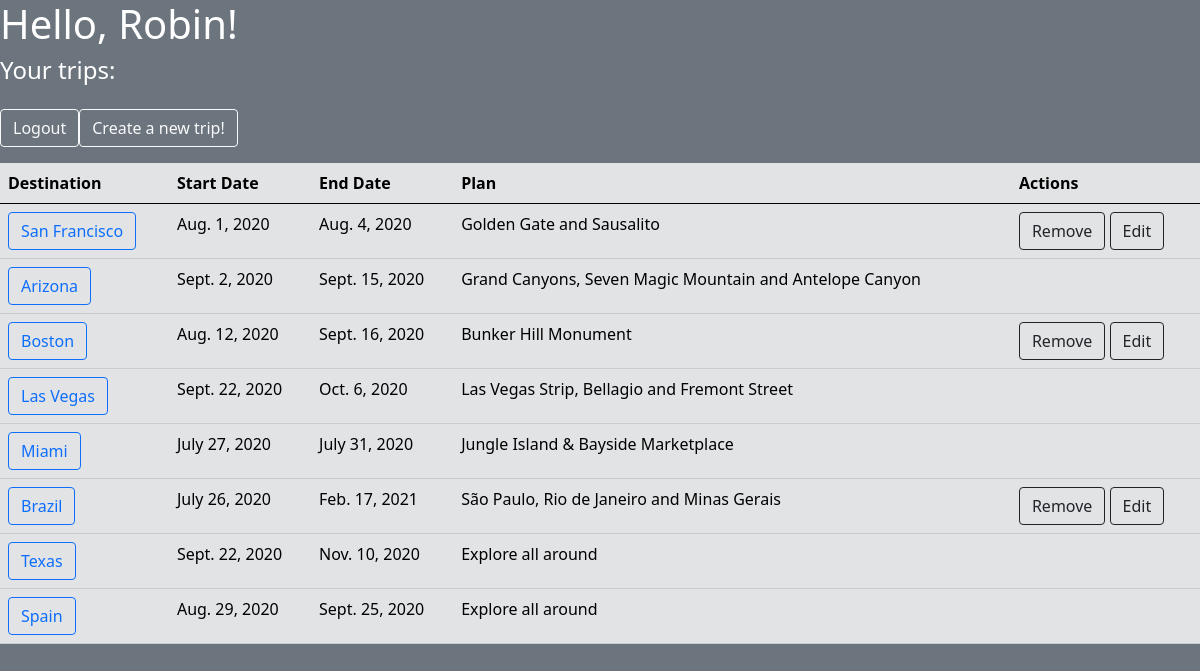
Page /trip/ (signed in) on the committed database.
### trip/models.py (models this page shows)
class Trip(models.Model):
    destination = models.CharField(max_length=255)
    start_date = models.DateField()
    end_date = models.DateField()
    plan = models.CharField(max_length=255, default=None)
    planner = models.ForeignKey(User, related_name='planned_trips', on_delete=models.CASCADE)
    travelers = models.ManyToManyField(User, related_name="travelers")

### trip/views.py (the view)
# urls.py: path('', views.dashboard),
def dashboard(request):
    context = {
        "trips" : Trip.objects.all(),
        "user" : User.objects.get(id=request.session['user_id'])
    }
    return render(request, 'trip/dashboard.html', context)

### trip/templates/trip/dashboard.html (shortened to what this page needs)
<!DOCTYPE html>
<html lang="en">
<head>
 <link rel="stylesheet" href="https://stackpath.bootstrapcdn.com/bootstrap/5.0.0-alpha1/css/bootstrap.min.css">
</head>
<body class="bg-secondary text-white">
  <h1>Hello, {{ user.first_name }}!</h1>
   <div class="table-wrapper-scroll-y my-custom-scrollbar">
   <h4> Your trips: </h4>
            <table class="table table-secondary mt-3 ">
                <thead>
                    <tr>
                        <th scope="col">Destination</th>
                        <th scope="col">Start Date</th>
                        <th scope="col">End Date</th>
                        <th scope="col">Plan</th>
                        <th scoope="col">Actions</th>
                    </tr>
                </thead>
                <tbody>
                    {% for trip in trips %}
                    <tr>
                        <td><a href="/trip/{{ trip.id }}/check" class="btn btn-outline-primary">{{trip.destination}}</a></td>
                        <td>{{trip.start_date}}</td>
                        <td>{{trip.end_date}}</td>
                        <td>{{trip.plan}}</td>
                        <td>
                        {% if trip.planner.id == user.id %}
                           <a href="/trip/{{ trip.id }}/delete" class="btn btn-outline-dark">Remove</a>
                           <a href="/trip/{{ trip.id }}/edit" class="btn btn-outline-dark">Edit</a>
                        {% endif %}
                    </tr>
                    {% endfor %}
        </tbody>
  <a href="/logout" class="btn btn-outline-light mt-3">Logout</a> <a href="/trip/new" class="btn btn-outline-light mt-3">Create a new trip!</a>
</body>
</html>

### rows in the picture
Trip: destination "San Francisco", start_date "Aug. 1, 2020", end_date "Aug. 4, 2020", plan "Golden Gate and Sausalito"
Trip: destination "Arizona", start_date "Sept. 2, 2020", end_date "Sept. 15, 2020", plan "Grand Canyons, Seven Magic Mountain and Antelope Canyon"
Trip: destination "Boston", start_date "Aug. 12, 2020", end_date "Sept. 16, 2020", plan "Bunker Hill Monument"
Trip: destination "Las Vegas", start_date "Sept. 22, 2020", end_date "Oct. 6, 2020", plan "Las Vegas Strip, Bellagio and Fremont Street"
Trip: destination "Miami", start_date "July 27, 2020", end_date "July 31, 2020", plan "Jungle Island & Bayside Marketplace"
Trip: destination "Brazil", start_date "July 26, 2020", end_date "Feb. 17, 2021", plan "São Paulo, Rio de Janeiro and Minas Gerais"
Trip: destination "Texas", start_date "Sept. 22, 2020", end_date "Nov. 10, 2020", plan "Explore all around"
Trip: destination "Spain", start_date "Aug. 29, 2020", end_date "Sept. 25, 2020", plan "Explore all around"
